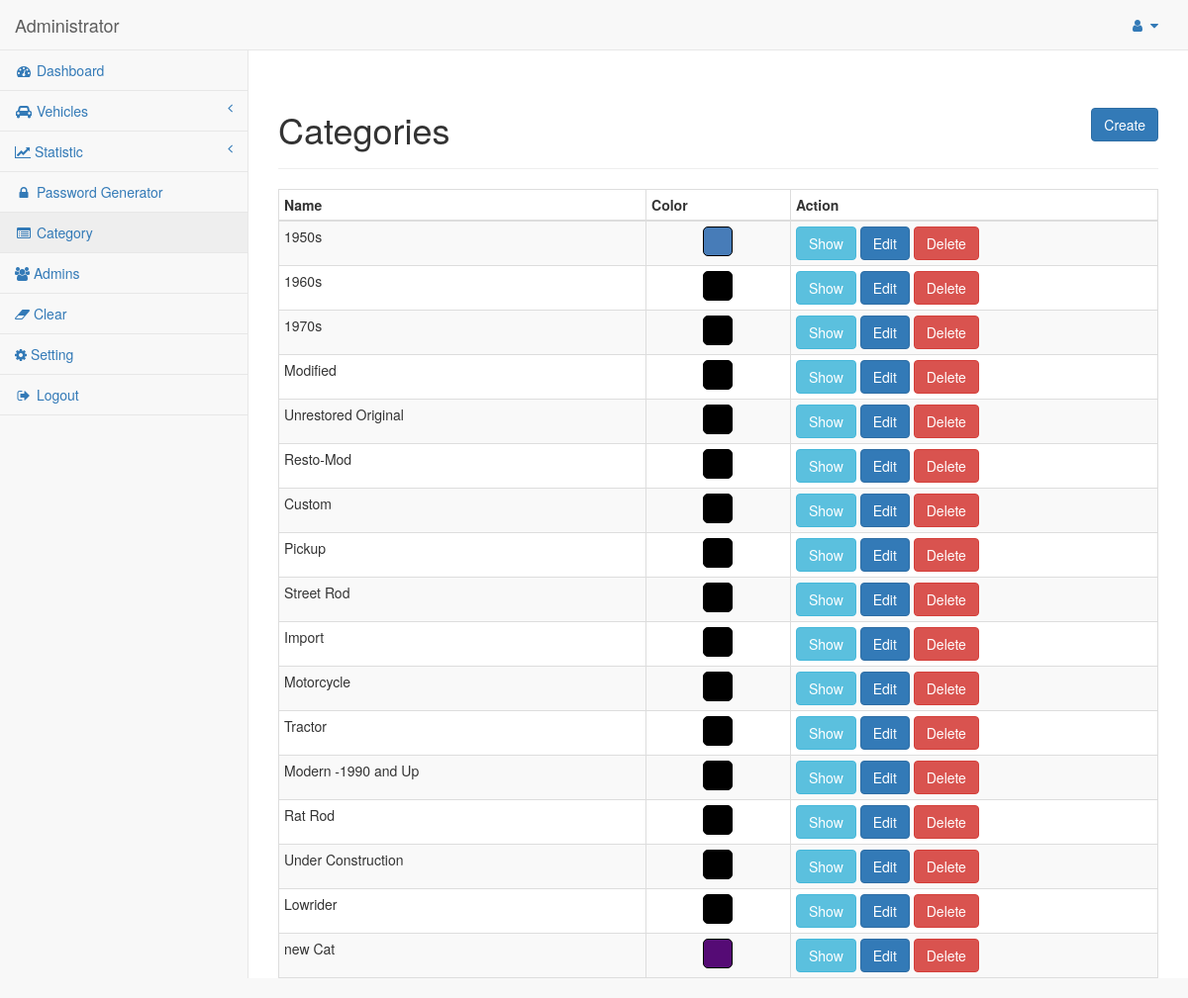
The app's page /admin/categories.php (signed in), older data.
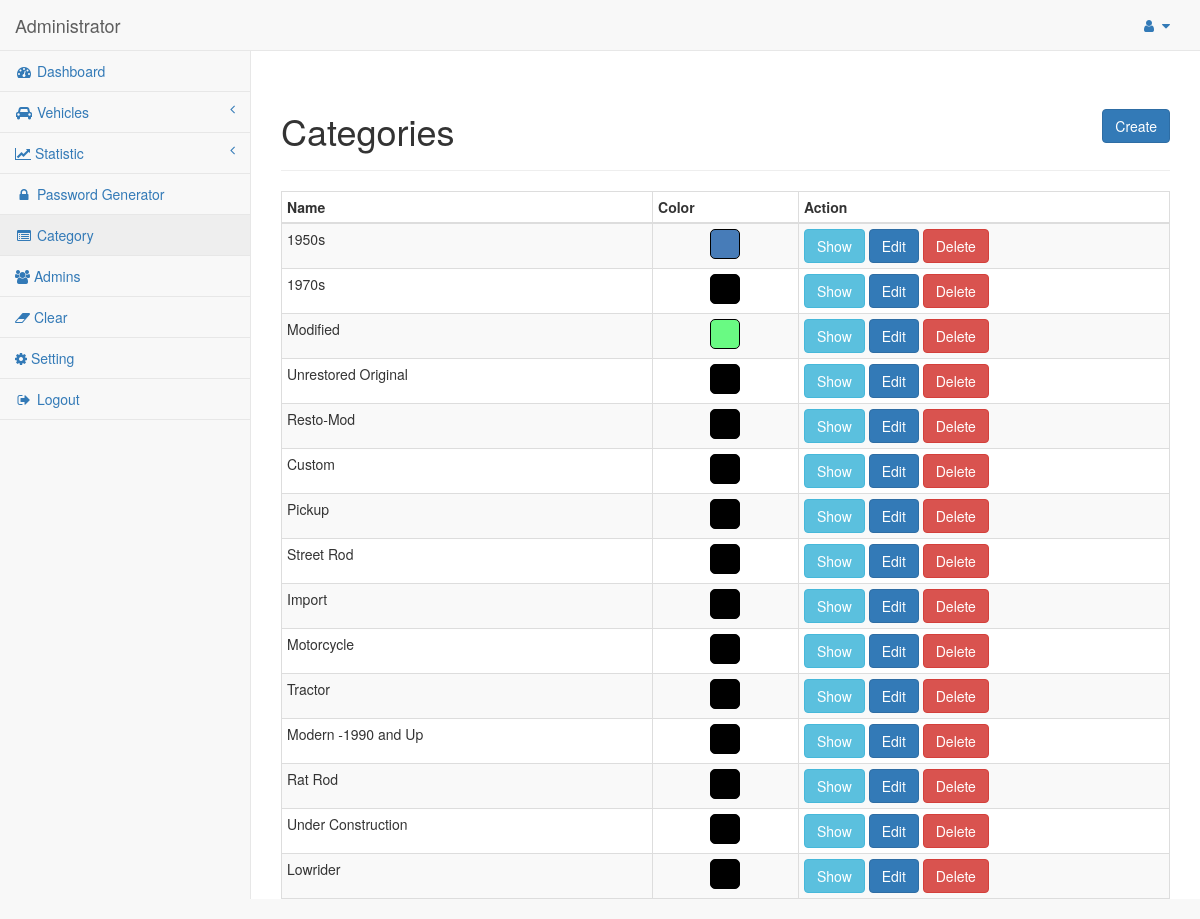
The same page, newer data.
### tables this page shows
CREATE TABLE `category` (
  `id` int(11) NOT NULL,
  `name` varchar(255) NOT NULL,
  `color` varchar(250) DEFAULT '#000000'
);

### admin/categories.php (the view, shortened to what this page needs)
<?php
include BASE_PATH . '/includes/header.php';
?>
<div id="page-wrapper">
    <div class="row">
        <div class="col-lg-12">
            <div class="page-header flex-page-header">
                <h1>Categories</h1>
                <a href="categories_create.php" class="btn btn-primary">Create</a>
            </div>
        </div>
    </div>
    <table class="table table-striped table-bordered table-condensed">
        <thead>
            <tr>
                <th width="13%">Name</th>
                <th width="5%" class="">Color</th>
                <th width="13%">Action</th>
            </tr>
        </thead>
        <tbody>
        <?php
            include_once("../db.php");
            $select_query = "SELECT * FROM category";
            if($result = mysqli_query($conn, $select_query)){
                if(mysqli_num_rows($result) > 0){
                    while($row = mysqli_fetch_array($result)){
                    ?>
                        <tr>
                            <td><?php echo $row['name'] ?></td>
                            <td><div class="colorshow" style="background-color: <?php echo $row['color'] ?>;"></div></td>
                            <td>
                                <a href="show_category.php?cat=<?php echo $row['name']; ?>" class="btn btn-info">Show</a>
                                <a href="edit_category.php?id=<?php echo $row['id']; ?>" class="btn btn-primary">Edit</a>
                                <a href="delete_category.php?id=<?php echo $row['id']; ?>" class="btn btn-danger">Delete</a>
                            </td>
                        </tr>
                    <?php
                    }
                }
            }
        ?>
        </tbody>
    </table>
</div>
<?php include BASE_PATH . '/includes/footer.php';?>

### admin/includes/header.php (shortened to what this page needs)
<!DOCTYPE html>
<html lang="en">
    <head>
        <link  rel="stylesheet" href="assets/css/bootstrap.min.css"/>
        <link href="assets/js/metisMenu/metisMenu.min.css" rel="stylesheet">
        <link href="assets/css/sb-admin-2.css" rel="stylesheet">
        <link href="assets/fonts/font-awesome/css/font-awesome.min.css" rel="stylesheet" type="text/css">
    </head>
    <body>
        <div id="wrapper">
            <?php if (isset($_SESSION['user_logged_in']) && $_SESSION['user_logged_in'] == true): ?>
                <nav class="navbar navbar-default navbar-static-top" role="navigation" style="margin-bottom: 0">
                    <div class="navbar-header">
                        <a class="navbar-brand" href="">Administrator</a>
                    </div>
                    <ul class="nav navbar-top-links navbar-right">
                        <li class="dropdown">
                            <a class="dropdown-toggle" data-toggle="dropdown" href="#">
                                <i class="fa fa-user fa-fw"></i> <i class="fa fa-caret-down"></i>
                            </a>
                        </li>
                    </ul>
                    <div class="navbar-default sidebar" role="navigation">
                        <div class="sidebar-nav navbar-collapse">
                            <ul class="nav" id="side-menu">
                                <li>
                                    <a href="index.php"><i class="fa fa-dashboard fa-fw"></i> Dashboard</a>
                                </li>
                                <li <?php echo (CURRENT_PAGE == "customers.php" || CURRENT_PAGE == "add_customer.php") ? 'class="active"' : ''; ?>>
                                    <a href="#"><i class="fa fa-car fa-fw"></i> Vehicles<span class="fa arrow"></span></a>
                                </li>
                                <li <?php echo (CURRENT_PAGE == "statistic.php" || CURRENT_PAGE == "add_customer.php") ? 'class="active"' : ''; ?>>
                                    <a href="#"><i class="fa fa-line-chart" aria-hidden="true"></i> Statistic<span class="fa arrow"></span></a>
                                </li>
                                <li>
                                    <a href="password_view.php"><i class="fa fa-lock fa-fw"></i> Password Generator</a>
                                </li>
                                <li>
                                    <a href="categories.php"><i class="fa fa-list-alt fa-fw"></i> Category </a>
                                </li>
                                <li>
                                    <a href="admin_index.php"><i class="fa fa-users" aria-hidden="true"></i> Admins </a>
                                </li>
                                <li>
                                    <a href="#" data-toggle="modal" data-target="#confirm-clear-modal"><i class="fa fa-eraser" aria-hidden="true"></i> Clear </a>
                                </li>
                                <li>
                                    <a href="settings.php"><i class="fa fa-cog"></i> Setting </a>
                                </li>
                                <li>
                                    <a href="logout.php"><i class="fa fa-sign-out fa-fw"></i> Logout</a>
                                </li>
                            </ul>
                        </div>
                    </div>
                </nav>
            <?php endif;?>

### admin/includes/footer.php (shortened to what this page needs)
</div>
</body>
</html>

### admin/assets/css/sb-admin-2.css (style rules this page uses)
body { background-color: #f8f8f8; }
#wrapper { width: 100%; }
#page-wrapper { padding: 0 15px; min-height: 568px; background-color: white; }
@media (min-width: 768px) { #page-wrapper { position: inherit; margin: 0 0 0 250px; padding: 0 30px; border-left: 1px solid #e7e7e7; } }
.navbar-top-links { margin-right: 0; }
.navbar-top-links li { display: inline-block; }
.navbar-top-links li:last-child { margin-right: 15px; }
.navbar-top-links li a { padding: 15px; min-height: 50px; }
.sidebar .sidebar-nav.navbar-collapse { padding-left: 0; padding-right: 0; }
.sidebar ul li { border-bottom: 1px solid #e7e7e7; }
.sidebar ul li a.active { background-color: #eeeeee; }
.sidebar .arrow { float: right; }
.sidebar .fa.arrow:before { content: "\f104"; }
@media (min-width: 768px) { .sidebar { z-index: 1; position: absolute; width: 250px; margin-top: 51px; } }

### admin/categories.php (style rules this page uses)
.flex-page-header { display: flex; justify-content: space-between; align-items: center; }
.colorshow { width: 30px; height: 30px; margin: 0 auto; border: 1px solid black; border-radius: 5px; }

Row changes from the older to the newer data that the page shows:
removed category: name "1960s"
removed category: name "new Cat"
changed category "Modified": color "#000000" → "#69fa83" (drawn)
